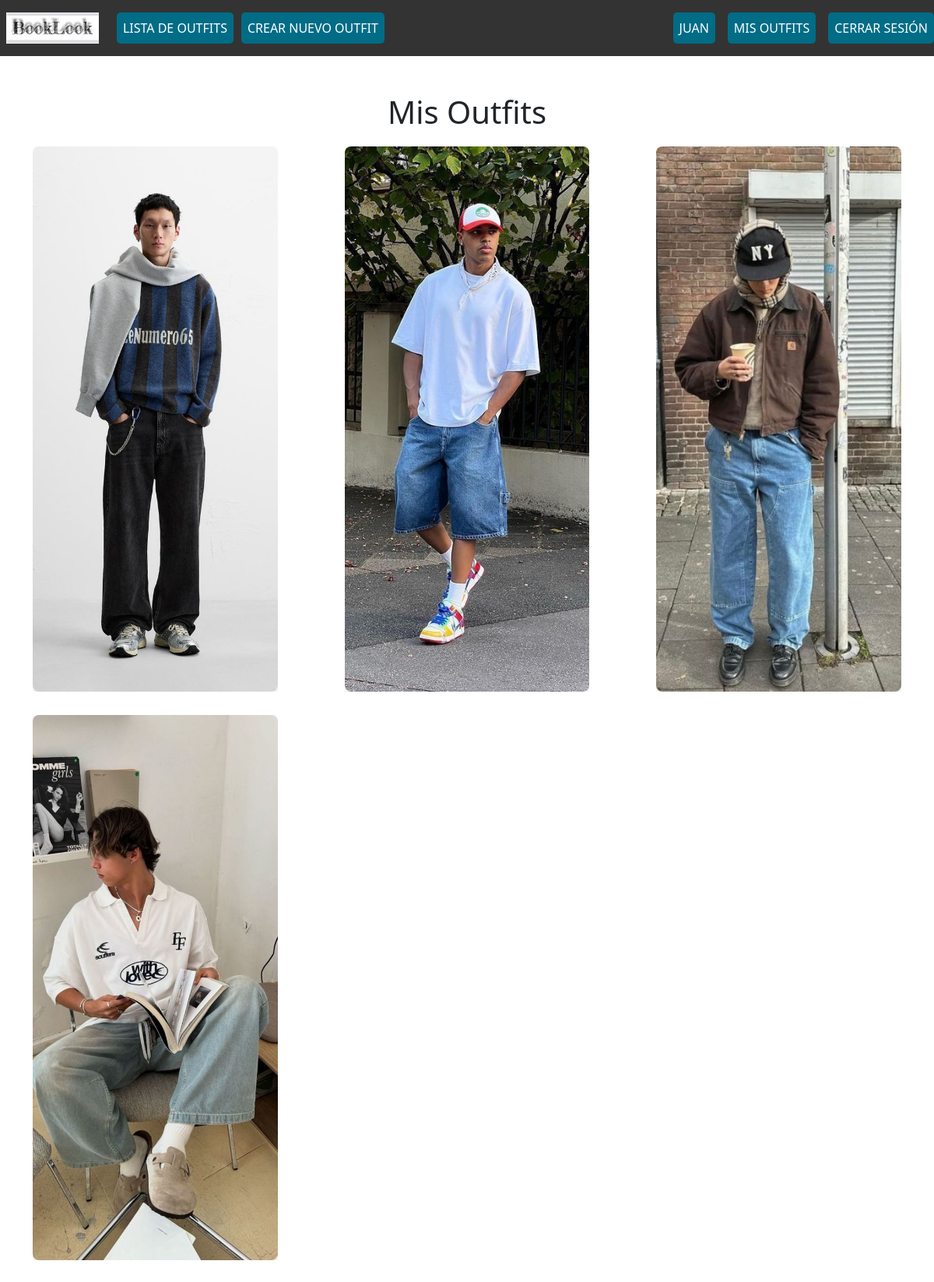
Page /mis-outfits/ (signed in) on the earlier database version.
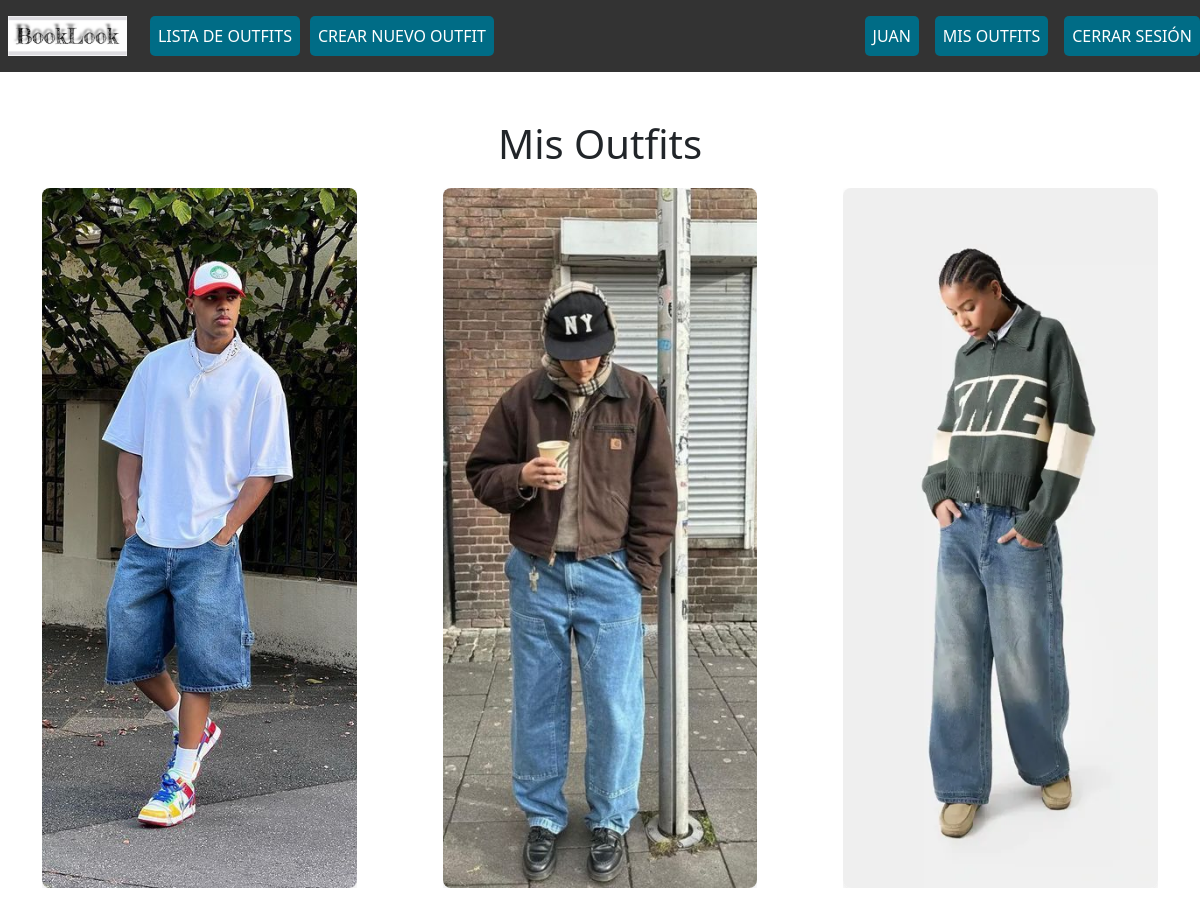
Same page on the later database version.
### armario/models.py (models this page shows, shortened)
class Outfit(models.Model):
    foto = models.ImageField(upload_to='outfits/', null=True)
    etiqueta = models.ForeignKey('Etiqueta', on_delete=models.CASCADE, null=True)
    creado_en = models.DateTimeField(auto_now_add=True, null=True)
    creador = models.ForeignKey(User, on_delete=models.CASCADE, related_name="outfits", null=True)

### armario/views.py (the view)
# urls.py: path('mis-outfits/', views.user_outfits, name='user_outfits'),
def user_outfits(request):
    if request.user.is_authenticated:
        outfits = Outfit.objects.filter(creador=request.user)  # Filtra los outfits del usuario
        return render(request, 'user_outfits.html', {'outfits': outfits})
    else:
        return redirect('login')  # Redirige a login si el usuario no está autenticado

### armario/templates/user_outfits.html
{% extends 'base.html' %}
{% block content %}
    <h1 class="text-center">Mis Outfits</h1>
    {% if outfits %}
        <div class="outfit-list">
            {% for outfit in outfits %}
                <div class="outfit-item">
                    <div class="outfit-foto">
                        <a href="{% url 'outfit-detalles' outfit.pk %}">
                            <img src="{{ outfit.foto.url }}" alt="Foto de {{ outfit.etiqueta.nombre }}">
                        </a>
                    </div>
                </div>
            {% endfor %}
        </div>
    {% else %}
        <p>No has creado ningún outfit aún.</p>
    {% endif %}
{% endblock %}

Differences in the rows shown:
removed Outfit: foto (picture)
removed Outfit: foto (picture)
added Outfit: foto (picture)
